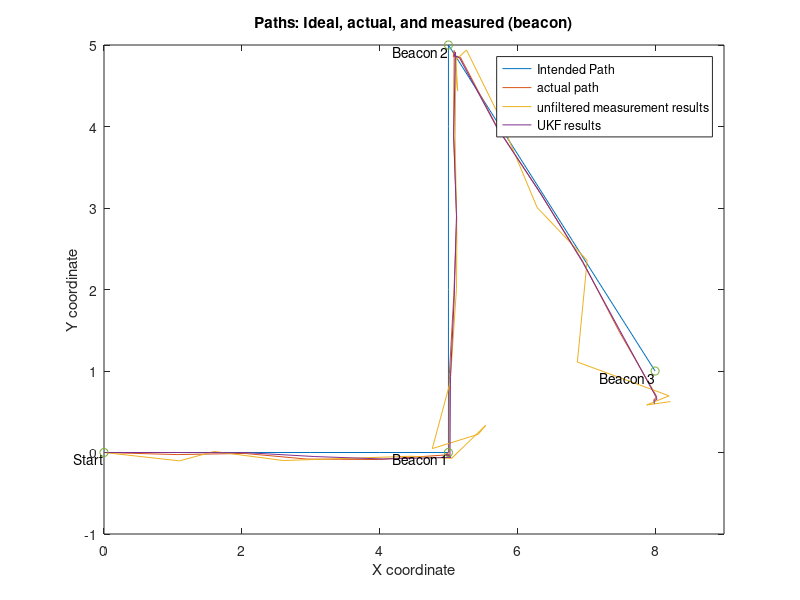
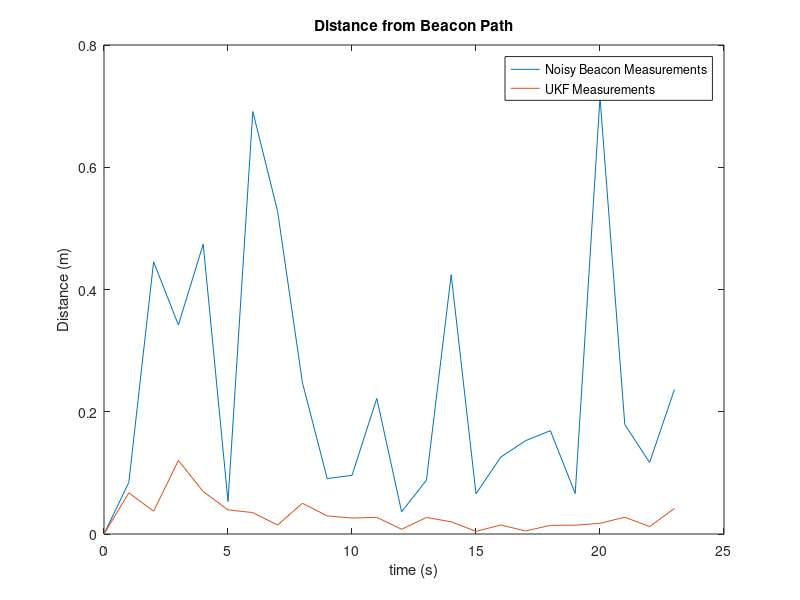

These figures' MATLAB source, in order:
%%Other Estimation Method assignment
% We chose UKF (Unscented Kalman Filter)
clear all

%% System Simulation Assignment
b = .2; % Axle width (distance from left wheel to right wheel)
piv1 = .05 * pi / 3;
piv2 = -1 * (piv1 + piv1 * .927/1.57);
vl = [1 1 1 1 1 -piv1 -piv1 -piv1 1 1 1 1 1 -piv2 -piv2 -piv2 1 1 1 1 1 0 0]; % Measured velocities of left wheel
vr = [1 1 1 1 1  piv1  piv1  piv1 1 1 1 1 1  piv2  piv2  piv2 1 1 1 1 1 0 0]; % Measured velocities of right wheel
L = length(vl); % Number of samples in vl, vr (Currently 23)
t = 0:1:L; % Time vector 
% Summary of desired path:
% Start at origin
%  Arrive at beacon one (5,0) at k = 5
%  Pivot towards beacon two (5,5) for 3 seconds
%  Arrive at beacon two at k = 13
%  Pivot towards beacon three (8,1) for 3 seconds 
%  Arrive at beacon three at k = 21



%% Noise and disturbances section
mu = 0; % Mean for noise (unused)
sigma_xy = .15^2; % Covariance for measurement noise
sigma_xyDot = .05^2; % Covariance for process/plant noise
sigma_phi = .02^2; % Covariance for meas. noise (angle)
sigma_phiDot = .001^2; % Cov for process/plant noise

sigma_r = .1; % covar for Beacon distance meas.
sigma_th = .01^2; % covar for beacon angle meas.
sigma_phi2 = .001^2; % covar for vehic pose beacon meas. (commented out right now)


% Measurement noise
x_noise = sigma_xy^.5 * randn(L+1,1); % add mu for non-zero mean
y_noise = sigma_xy^.5 * randn(L+1,1);
phi_noise = sigma_phi^.5 * randn(L+1,1);

d1_noise = sigma_r^.5 * randn(L+1,1); % noise for beacon distance 1
d2_noise = sigma_r^.5 * randn(L+1,1);
d3_noise = sigma_r^.5 * randn(L+1,1);
th1_noise = sigma_th^.5 * randn(L+1,1);
th2_noise = sigma_th^.5 * randn(L+1,1);
th3_noise = sigma_th^.5 * randn(L+1,1);
phi_noise2 = sigma_phi2^.5 * randn(L+1,1);

% Process noise
xDot_noise = sigma_xyDot^.5 * randn(L+1,1);
yDot_noise = sigma_xyDot^.5 * randn(L+1,1);
phiDot_noise = sigma_phiDot^.5 * rand(L+1,1);
% xDot_noise = zeros(L+1,1); %testing
% yDot_noise = zeros(L+1,1);
% phiDot_noise = zeros(L+1,1);


% Left disturbances
dist_l = zeros(L+1, 1);
%dist_l(5:6) = .2;

% Right disturbances
dist_r = zeros(L+1,1);
% dist_r(17:20) = .15;

%% System initialization section
% Initial Parameters
Q = diag([sigma_xyDot sigma_xyDot sigma_phiDot]); % Covariance matrix for plant noise (?)
%R = diag([sigma_xy sigma_xy sigma_phi]); % Covariance matrix for measurement noise (?)
R = diag([sigma_r sigma_th sigma_r sigma_th sigma_r sigma_th]); % sigma_phi2]);
%P0 = eye(3,3)./500; % Covariance of initial state (~0 since known exactly)
P0 = zeros(3);
x0 = [0;0;0]; % Initial coordinates

Pk_plus = P0;
xk_plus = x0;

x_tris = zeros(1,L+1);
y_tris = zeros(1,L+1);

p1 = [5; 0]; % beacon 1 location
p2 = [5; 5]; % beacon 2 location
p3 = [8; 1]; % beacon 3 location
% p_robot = zeros(L+1,2);

% Error measurement matrices
simError = zeros(L+1,3);
estError = zeros(L+1,3);

distance = zeros(L+1,1);
delta = zeros(L+1, 1);
estDistance = zeros(L+1,1);

n = 3; % State Dimensions
m = 6; % Measurement Dimensions

e = eye(3,3);

avg = (1/(2*n)) * ones(2*n,1);

state_samples = zeros(n,2*n); % Sample distribution matrix
state_sim = zeros(n,2*n);   %This will store the simulated values state_sim = f(state_samples,u)
out_sim = zeros(m,2*n);   %This will store the simulated values out_sim = g(x_estimation_samples,u)

xDot=0;
yDot=0;
phiDot=0;

% Pos for "position", not "positive"
xpos_ =      zeros(1,L+1); % For ideal sim
xpos =       zeros(1,L+1); % After process noise and disturbances
xpos_noisy = zeros(1,L+1); % After measurement noise
xpos_beacon =zeros(1,L+1);
xpos_beacon_noisy =zeros(1,L+1);
ypos_ =      zeros(1,L+1); 
ypos =       zeros(1,L+1); 
ypos_noisy = zeros(1,L+1);
ypos_beacon =zeros(1,L+1);
ypos_beacon_noisy =zeros(1,L+1);
phipos =     zeros(1,L+1);
phipos_ =    zeros(1,L+1);
phipos_noisy = zeros(1,L+1);

outks = zeros(m, L+1);
outks_noisy = zeros(m, L+1);
estimate = zeros(3,L+1);

%% System simulation and measurement
for i = 1:L
    %% Ideal sim section (no noise, no disturbance):
    xDot_ = .5 * cos(phipos_(i)) * (vr(i) + vl(i)); % Incremental change in x
    xpos_(i+1) = xDot_ + xpos_(i); % iterate sim
    
    yDot_ = .5 * sin(phipos_(i))* (vr(i) + vl(i));
    ypos_(i+1) = yDot_ + ypos_(i); % iterate simulation
    
    phiDot_ = vr(i)/b - vl(i)/b;
    phipos_(i+1) = phiDot_ + phipos_(i);
    
    %% Realistic sim section:
    xDot = .5 * cos(phipos(i)) * (vr(i) + dist_r(i) + vl(i) + dist_l(i)) + xDot_noise(i); %Includes disturbance and process noise
    xpos(i+1) = xDot + xpos(i); % Iterate simulation
    xpos_noisy(i+1) = xpos(i+1) + x_noise(i+1); % Collect measurement (with noise)

    yDot = .5 * sin(phipos(i))* (vr(i) + dist_r(i) + vl(i) + dist_l(i)) + yDot_noise(i);
    ypos(i+1) = yDot + ypos(i);
    ypos_noisy(i+1) = ypos(i+1) + y_noise(i+1);

    phiDot = 1/b * (vr(i) + dist_r(i) - (vl(i) + dist_l(i))) + phiDot_noise(i);
    phipos(i+1) = phiDot + phipos(i) ;
    phipos_noisy(i+1) = phipos(i+1) + phi_noise(i+1);

    % outk = [xpos_noisy(i+1); ypos_noisy(i+1); phipos_noisy(i+1)];

    % Vincent's requested output version:
    outk = [  sqrt( (p1(1)-xpos(i+1))^2 + (p1(2)-ypos(i+1))^2);
            atan2( p1(2)-ypos(i+1), p1(1) - xpos(i+1));
            
            sqrt( (p2(1)-xpos(i+1))^2 + (p2(2)-ypos(i+1))^2) ;
            atan2( p2(2)-ypos(i+1), p2(1) - xpos(i+1));
            
            sqrt( (p3(1)-xpos(i+1))^2 + (p3(2)-ypos(i+1))^2);
            atan2( p3(2)-ypos(i+1), p3(1) - xpos(i+1))];
            
            %phipos(i)];
            
     xpos_beacon(i+1) = p1(1) - outk(1) * cos(outk(2));
     ypos_beacon(i+1) = p1(2) - outk(1) * sin(outk(2));
        
     outk_noisy = outk + [d1_noise(i+1);
                    th1_noise(i+1);
                    d2_noise(i+1);
                    th2_noise(i+1);
                    d3_noise(i+1);
                    th3_noise(i+1)];
                    %phi_noise2(i+1);
                    %];
                    
     xpos_beacon_noisy(i+1) = p1(1) - outk_noisy(1) * cos(outk_noisy(2));
     ypos_beacon_noisy(i+1) = p1(2) - outk_noisy(1) * sin(outk_noisy(2));

    %% UKF TIME UPDATE SECTION

    %     Get standard deviation matrix
    try 
        M = chol(Pk_plus);
    catch
        M = zeros(3);
    end
    %     Simulate 2n points through state transition
    for j = 1:2*n
    %     Generate samples
        if(j<=n)
            state_samples(:,j) = xk_plus + sqrt(n)*M*e(:,j);
        else
            state_samples(:,j) = xk_plus - sqrt(n)*M*e(:,j-n);
        end
    %     Evaluate Simulated values
        state_sim(:,j) = xk_plus + [cos(state_samples(3,j))*vr(i)/2 + cos(state_samples(3,j))*vl(i)/2;
                                sin(state_samples(3,j))*vr(i)/2 + sin(state_samples(3,j))*vl(i)/2;
                                vr(i)/b - vl(i)/b];
    end

    % Take average mean as predicted mean
    x_kplus1_minus = state_sim*avg;

    P_kplus1_minus = zeros(3,3);
    for j = 1:2*n
    % Take average covariance as predicted covariance
        P_kplus1_minus = P_kplus1_minus + (1/(2*n)) * (state_sim(:,j)-x_kplus1_minus) * (state_sim(:,j)-x_kplus1_minus)';
    end
    P_kplus1_minus = P_kplus1_minus + Q;


    %% UKF MEASUREMENT UPDATE section

    xk_minus = x_kplus1_minus;
    Pk_minus = P_kplus1_minus;

    % Simulate 2n points through measurement
    for j = 1:2*n
    %     Generate samples
        if(j<=n)
            state_samples(:,j) = xk_minus + sqrt(n)*M*e(:,j);
        else
            state_samples(:,j) = xk_minus - sqrt(n)*M*e(:,j-n);
        end
    %     Evaluate Simulated output values (This is where Beacon measurements
    %     go)
         %out_sim(:,j) = state_samples(:,j);        % Just pass location

          % Get output from simulated beacon measurements
        out_sim(:,j) = [sqrt( (p1(1)-state_samples(1,j))^2 + (p1(2)-state_samples(2,j))^2);
                        atan2( p1(2)-state_samples(2,j), p1(1) - state_samples(1,j));
                        sqrt( (p2(1)-state_samples(1,j))^2 + (p2(2)-state_samples(2,j))^2) ;
                        atan2( p2(2)-state_samples(2,j), p2(1) - state_samples(1,j));
                        sqrt( (p3(1)-state_samples(1,j))^2 + (p3(2)-state_samples(2,j))^2);
                        atan2( p3(2)-state_samples(2,j), p3(1) - state_samples(1,j))];
                        %state_samples(3,j) ];
    end
    out_est = out_sim * avg;
    
    P_xy = zeros(n,m);
    P_y = zeros(m,m);
    for j = 1:2*n
        % Take average covariance as predicted covariance
        P_xy = P_xy + (1/(2*n)) * (state_samples(:,j)-xk_minus) * (out_sim(:,j)-out_est)';
        P_y = P_y + (1/(2*n)) * (out_sim(:,j)-out_est) * (out_sim(:,j)-out_est)';
    end
    P_y = P_y + R;

    % Calculate Kalman Gain
    K = P_xy / P_y;

    xk_plus = xk_minus + K*(outk_noisy - out_est);
    Pk_plus = Pk_minus - K*P_xy';
   
    %% Observation section
    estimate(:,i+1) = xk_plus;
    
        
    % Estimate error from actual simulated path (with noise)
    distance(i+1) = norm([xpos_noisy(i+1);ypos_noisy(i+1)]-[xpos(i+1);ypos(i+1)]); % raw measurement error to actual simulated path (with process noise and disturbances)
    delta(i+1) = norm([xpos_beacon_noisy(i+1); ypos_beacon_noisy(i+1)] - [xpos_beacon(i+1); ypos_beacon(i+1)]); % Magnitude of measurement noise in x and y
    estDistance(i+1) = norm([xk_plus(1);xk_plus(2)]-[xpos(i+1);ypos(i+1)]); % Filter-estimated distance 

end

%% Plotting section
beacons = [ 0 0;
            5 0;
            5 5;
            8 1];
% figure(1)
% plot(xpos_, ypos_); % Intended path (no process or measurement noise)
% hold on
% plot(xpos, ypos); % Actual path (no measurement noise)
% plot(xpos_noisy, ypos_noisy) % Measured state (includes measurement and process noise)
% 
% title("Paths: Ideal, actual, and measured")
% xlabel('X coordinate')
% xlim([0 9])
% ylabel('Y coordinate')
% legend('Intended Path', 'actual path', 'unfiltered measurement results', 'UKF results')
% labels = {'Start','Beacon 1', 'Beacon 2', 'Beacon 3'};
% text(beacons(:,1),beacons(:,2),labels,'VerticalAlignment','top','HorizontalAlignment','right')

figure(2)
plot(xpos_, ypos_); % Intended path (no process or measurement noise)
hold on
plot(xpos_beacon, ypos_beacon) % Measured state (includes measurement and process noise)
plot(xpos_beacon_noisy, ypos_beacon_noisy) % Measured state (includes measurement and process noise)
plot(estimate(1,:),estimate(2,:)); % UKF results
plot(beacons(:,1),beacons(:,2), 'o')

title("Paths: Ideal, actual, and measured (beacon)")
xlabel('X coordinate')
xlim([0 9])
ylabel('Y coordinate')
legend('Intended Path', 'actual path', 'unfiltered measurement results', 'UKF results')
labels = {'Start','Beacon 1', 'Beacon 2', 'Beacon 3'};
text(beacons(:,1),beacons(:,2),labels,'VerticalAlignment','top','HorizontalAlignment','right')

figure(3)
% plot(t,distance)
plot(t,delta)
hold on
plot(t,estDistance)
title("Distance from Beacon Path")
xlabel('time (s)')
ylabel('Distance (m)')
legend('Noisy Beacon Measurements', 'UKF Measurements')
